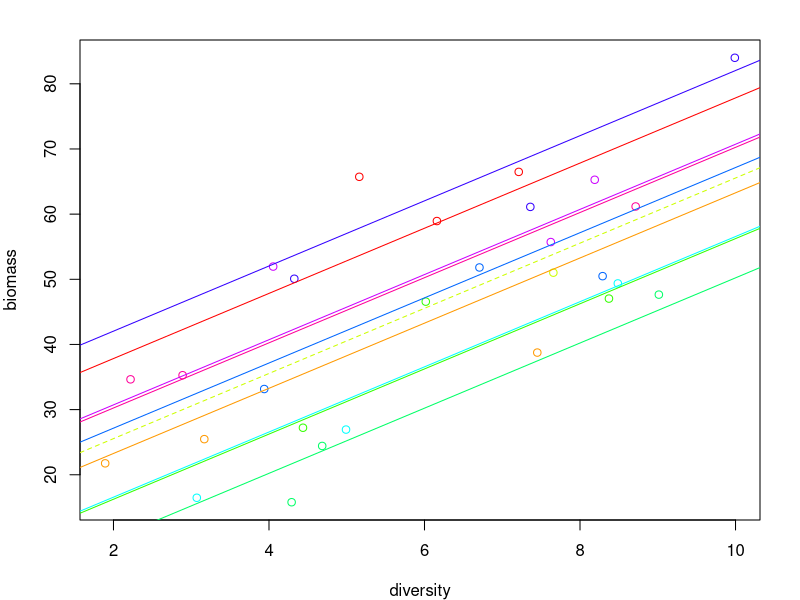

Recreate this plot in R.
# make data for example analysis 1
set.seed(231107)
n_blocks = 10

collst = rainbow(n_blocks)

intercepts = rnorm(n_blocks, 14, 7)
slopes = 5
error = 5
bdat = data.frame(plot = 1:3,
                  block = rep(1:n_blocks, each = 3),
                  diversity = runif(n_blocks*3, 1, 10),
                  biomass = NA)
bdat$biomass=intercepts[bdat$block] + slopes*bdat$diversity + rnorm(nrow(bdat), 0, error)
bdat=bdat[bdat$block!=3 | bdat$plot==bdat$block,]

write.csv(bdat, "dataset_2.csv", row.names = FALSE)

# plot
par(mar=c(4,4,2,2))
plot(biomass~diversity, col = collst[block], data = bdat)
for(i in 1:10) {
  if(i==3) {
    abline(intercepts[i], slopes, col = collst[i], lty=2)
  } else {
    abline(intercepts[i], slopes, col = collst[i])
  }
}


# analyse
require(nlme)
mod = lme(biomass~diversity, random = ~1|block, data = bdat)
summary(mod)

fixef(mod)
ranef(mod)

VarCorr(mod)
